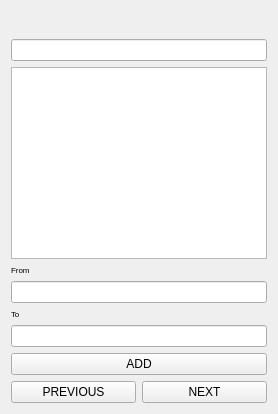
                <widget class="QWidget" name="F1_p6">
                 <layout class="QVBoxLayout" name="verticalLayout_35">
                  <item>
                   <layout class="QVBoxLayout" name="verticalLayout_13">
                    <item>
                     <widget class="QLabel" name="label_33">
                      <property name="font">
                       <font>
                        <pointsize>14</pointsize>
                       </font>
                      </property>
                      <property name="text">
                       <string/>
                      </property>
                      <property name="pixmap">
                       <pixmap resource="f1.qrc">:/newPrefix/png-transparent-logo-brand-font-work-experience-label-text-logo.png</pixmap>
                      </property>
                      <property name="scaledContents">
                       <bool>true</bool>
                      </property>
                      <property name="alignment">
                       <set>Qt::AlignCenter</set>
                      </property>
                     </widget>
                    </item>
                    <item>
                     <widget class="QLineEdit" name="title_line_edit_f1_2"/>
                    </item>
                    <item>
                     <widget class="QPlainTextEdit" name="work_summary_text_edit_f1"/>
                    </item>
                    <item>
                     <widget class="QLabel" name="label_44">
                      <property name="font">
                       <font>
                        <pointsize>6</pointsize>
                       </font>
                      </property>
                      <property name="text">
                       <string>From</string>
                      </property>
                      <property name="alignment">
                       <set>Qt::AlignLeading|Qt::AlignLeft|Qt::AlignVCenter</set>
                      </property>
                     </widget>
                    </item>
                    <item>
                     <widget class="QLineEdit" name="from_w_date_edit_f1"/>
                    </item>
                    <item>
                     <widget class="QLabel" name="label_45">
                      <property name="font">
                       <font>
                        <pointsize>6</pointsize>
                       </font>
                      </property>
                      <property name="text">
                       <string>To</string>
                      </property>
                      <property name="alignment">
                       <set>Qt::AlignLeading|Qt::AlignLeft|Qt::AlignVCenter</set>
                      </property>
                     </widget>
                    </item>
                    <item>
                     <widget class="QLineEdit" name="to_w_date_edit_f1"/>
                    </item>
                    <item>
                     <widget class="QPushButton" name="ADD_WORK_F1_2">
                      <property name="text">
                       <string>ADD</string>
                      </property>
                     </widget>
                    </item>
                    <item>
                     <layout class="QHBoxLayout" name="horizontalLayout_19">
                      <item>
                       <widget class="QPushButton" name="F6_PREVIOUS_2">
                        <property name="text">
                         <string>PREVIOUS</string>
                        </property>
                       </widget>
                      </item>
                      <item>
                       <widget class="QPushButton" name="F6_NEXT_2">
                        <property name="text">
                         <string>NEXT</string>
                        </property>
                       </widget>
                      </item>
                     </layout>
                    </item>
                   </layout>
                  </item>
                 </layout>
                </widget>
